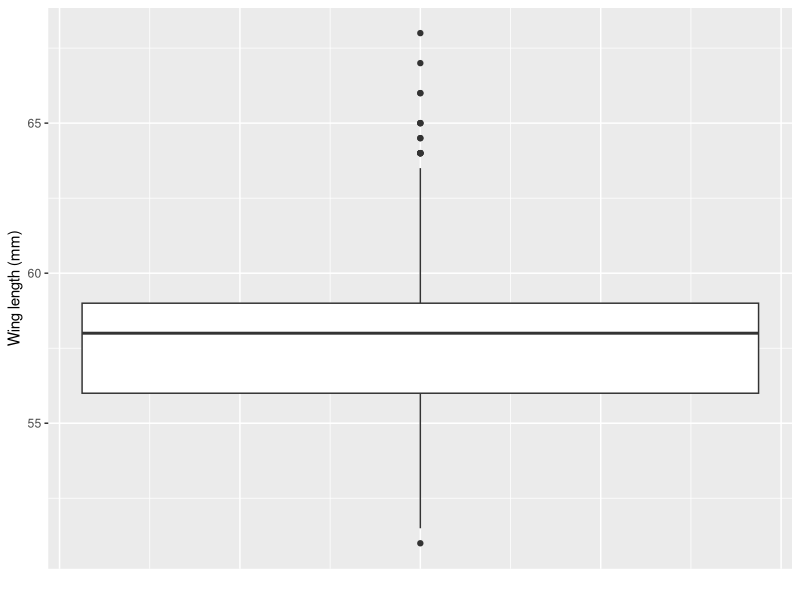
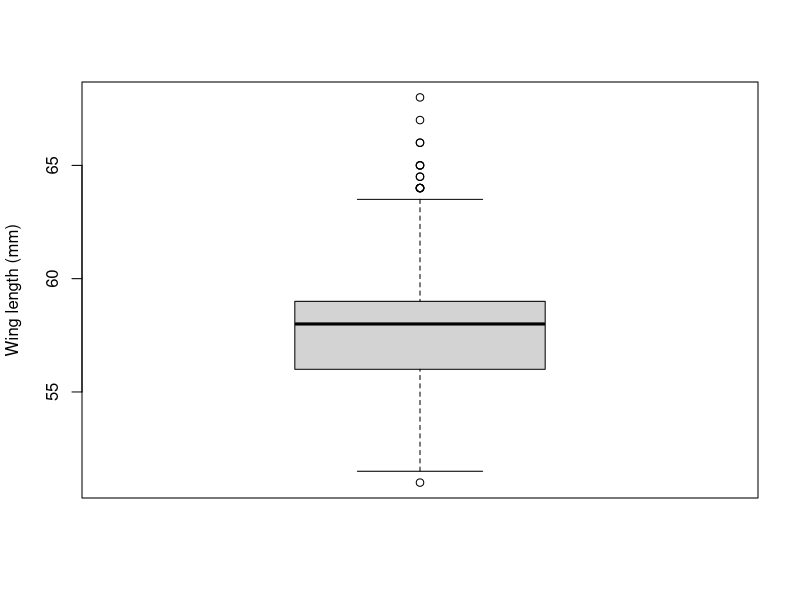
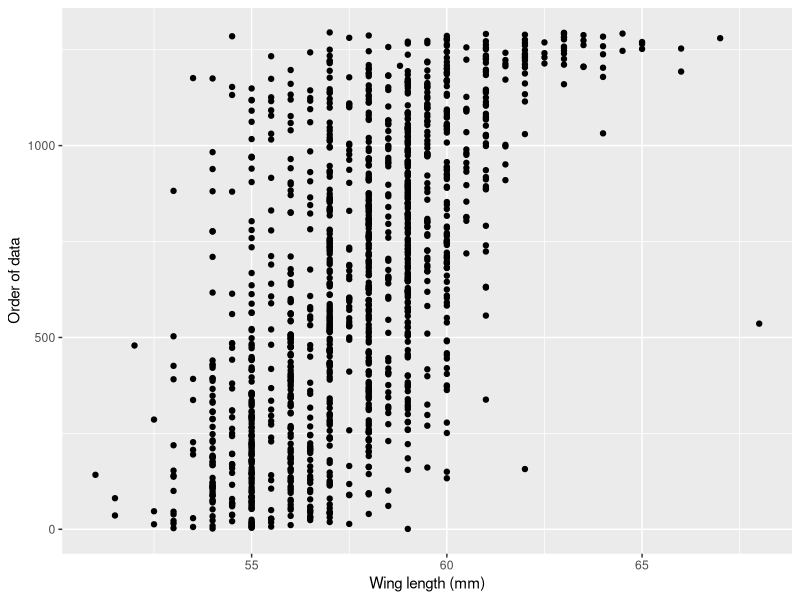
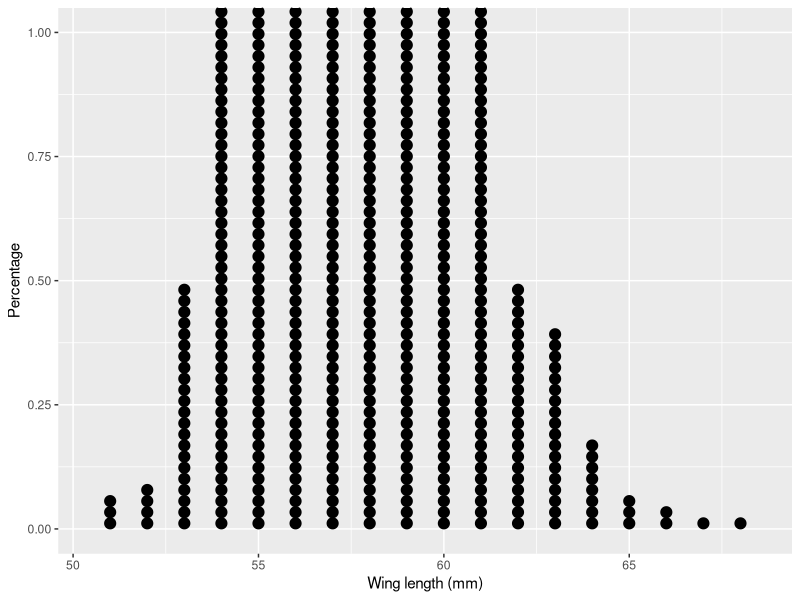
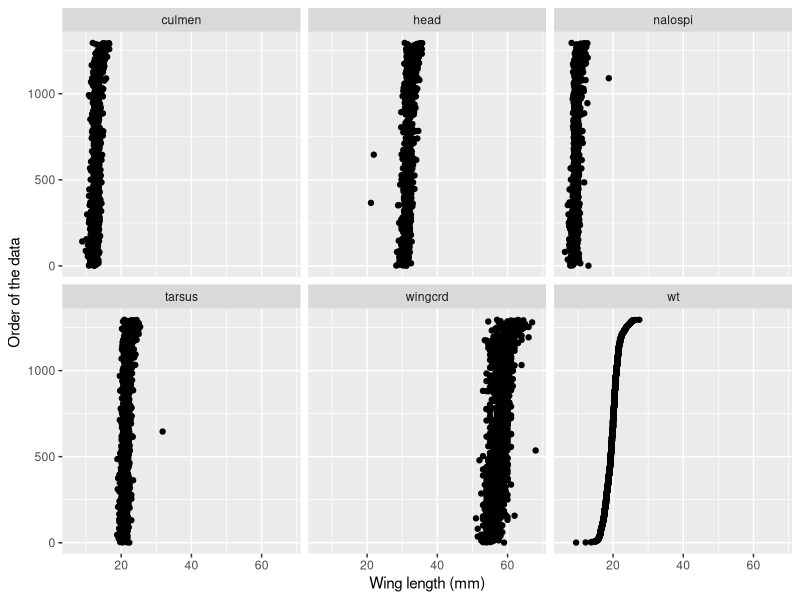
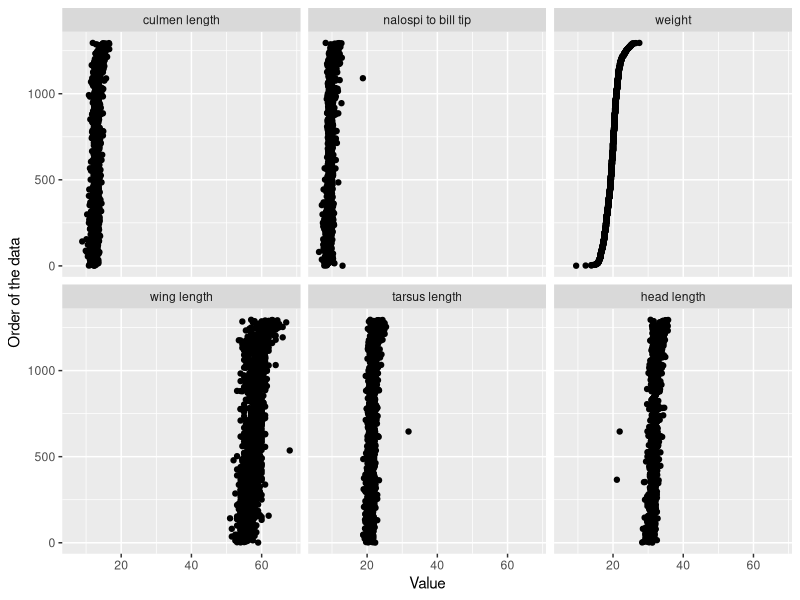
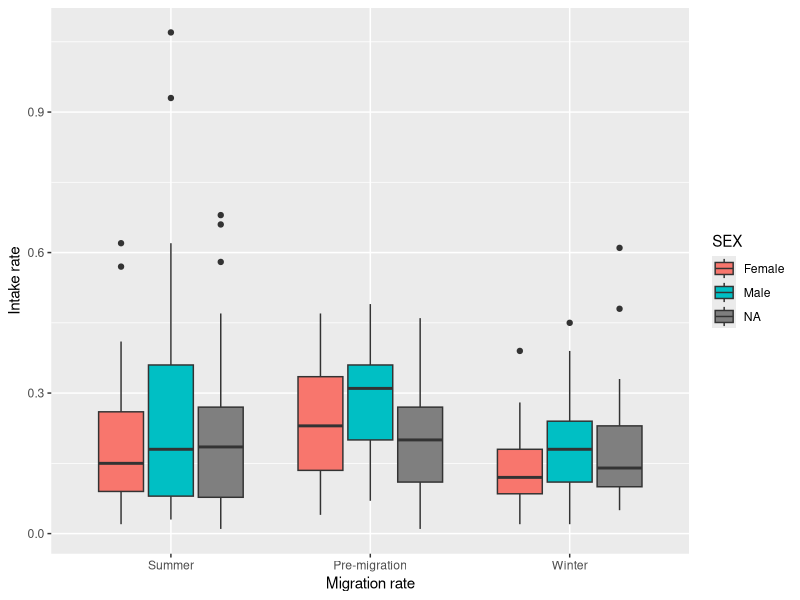
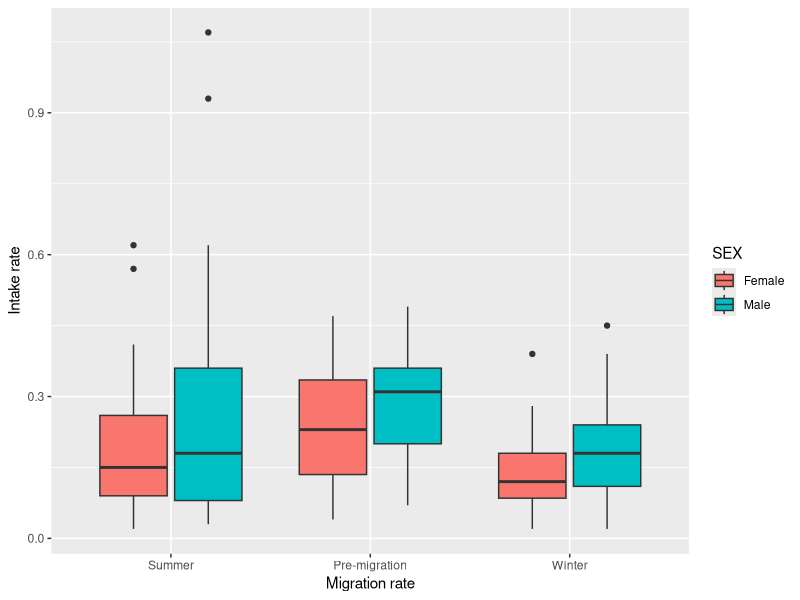

Recreate these plots in R, in order.
## ---- chunk 1
library(knitr)
opts_knit$set(base.dir='./')
opts_chunk$set(prompt=TRUE, comment='', fig.path='figures/')
options(width = 66)
## ---- chunk 2
library(MASS); library(caret); library(GGally); library(car)
library(ggplot2); library(dplyr); library(tidyr)
sparrows <- read.table('SparrowsElphick.txt', header = T)
head(sparrows)
str(sparrows, vec.len = 1)
## ---- chunk 3
summary(sparrows)
## ---- chunk 4
ggplot(sparrows, aes(x = 1, y = wingcrd)) +
  geom_boxplot() +
  xlab('') +
  ylab('Wing length (mm)') +
  theme(axis.ticks.x = element_blank(),
        axis.text.x = element_blank())
## ---- chunk 5
boxplot(sparrows$wingcrd, ylab = 'Wing length (mm)')
## ---- chunk 6
ggplot(sparrows, aes(wingcrd, 1:nrow(sparrows))) +
  geom_point() +
  xlab('Wing length (mm)') +
  ylab('Order of data')
## ---- chunk 7
ggplot(sparrows, aes(wingcrd)) +
  geom_dotplot(method = 'histodot', binwidth = 1, dotsize = .3) +
  xlab('Wing length (mm)') +
  ylab('Percentage')
## ---- chunk 8
sparrows2 <- sparrows %>%
  mutate(order = 1:nrow(sparrows)) %>%
  select(order, wingcrd, tarsus, head, culmen, nalospi, wt)
head(sparrows2)
## ---- chunk 9
sparrows2 <- gather(sparrows2, variable, value, -order)
head(sparrows2)
## ---- chunk 10
ggplot(sparrows2, aes(value, order)) +
  geom_point() +
  facet_wrap(~ variable) +
  xlab('Wing length (mm)') +
  ylab('Order of the data')
## ---- chunk 11
sparrows2$variable <- factor(sparrows2$variable,
                            levels = c('culmen', 'nalospi', 'wt',
                                       'wingcrd', 'tarsus', 'head'),
                            labels = c('culmen length', 'nalospi to bill tip',
                                       'weight', 'wing length',
                                       'tarsus length', 'head length'))
## ---- chunk 12
ggplot(sparrows2, aes(value, order)) +
  geom_point() +
  facet_wrap(~ variable) +
  xlab('Value') +
  ylab('Order of the data')
## ---- chunk 13
godwits <- read.table('Godwits.txt', header = T)
str(godwits)
## ---- chunk 14
godwits <- godwits %>%
  mutate(SEX = factor(SEX, levels = c(1, 2),
                      labels = c('Female', 'Male')),
         PERIOD = factor(PERIOD, levels = c(0, 1, 2),
                         labels = c('Summer', 'Pre-migration', 'Winter')))
## ---- chunk 15
ggplot(godwits, aes(PERIOD, mgconsumed, fill = SEX)) +
  geom_boxplot() +
  xlab('Migration rate') +
  ylab('Intake rate')
## ---- chunk 16
ggplot(na.omit(godwits), aes(PERIOD, mgconsumed, fill = SEX)) +
  geom_boxplot() +
  xlab('Migration rate') +
  ylab('Intake rate')
## ---- chunk 17
ggplot(na.omit(godwits), aes(PERIOD, mgconsumed)) +
  geom_boxplot() +
  facet_wrap(~ SEX) +
  xlab('Migration rate') +
  ylab('Intake rate')
## ---- chunk 18
str(sparrows)
sparrows$Month <- factor(sparrows$Month,
                        levels = c(5, 6, 7, 8, 9, 10),
                        labels = c('May', 'June', 'July', 'August',
                                   'Sep', 'Oct'))
## ---- chunk 19
ggplot(filter(sparrows, Month == 'June' | Month == 'July' | Month == 'August'),
       aes(wt)) +
  geom_histogram(color = 'gray') +
  xlab('Weight (g)') +
  ylab('Frequency')
## ---- chunk 20
ggplot(filter(sparrows, Month == 'June' | Month == 'July' | Month == 'August'),
       aes(wt)) +
  geom_histogram(color = 'gray') +
  facet_wrap(~ Month, ncol = 1) +
  xlab('Weight (g)') +
  ylab('Frequency')
  
## ---- chunk 21
rice_field <- read.table(file='ElphickBirdData.txt', header = T)
## ---- chunk 22
freqs <- table(with(rice_field, round(AREA * AQBIRDS)))
freqs[1:5]
## ---- chunk 23
freqs[1] / nrow(rice_field)
## ---- chunk 24
ggplot(rice_field, aes(round(AREA * AQBIRDS))) +
  geom_histogram(binwidth = 1) +
  xlim(c(-1, 100))
## ---- chunk 25
especies <- rice_field[, 14:62]
abundancia <- colSums(especies > 0, na.rm = T)
especies2 <- especies[, abundancia > 40]
cls <- ncol(especies2)
prop_zeros <- matrix(ncol = cls, nrow = cls)

# Para reproduzir a matriz que gera o gráfico do artigo, o laço de repetição 
# é baseado no objeto especies, mas pela lógica das linhas anteriores
# (que reproduzem as linhas correspondentes do material suplementar),
# acredito que deveria ser o obetjo especies2.
for (i in 1:cls) {
  for (j in 1:cls){
    prop_zeros[i, j] <- sum(especies[, i] == 0 & especies[, j] == 0, na.rm = T)
  }
}

prop_zeros <- prop_zeros / nrow(especies2)
rownames(prop_zeros) <- names(especies2)
colnames(prop_zeros) <- names(especies2)
## ---- chunk 26
library(corrplot)
corrplot(prop_zeros, method = 'pie')
## ---- chunk 27
corrplot(prop_zeros, method = 'pie', type = 'lower')
## ---- chunk 28
sparrows3 <- read.table(file = 'VegSamplesV1.txt', header = T)
## ---- chunk 29
mod1 <- lm(Banded ~ Avgmaxht + Avgdens + ht.thatch + S.patens +
              Distichlis + S.alternifloraShort + S.alternifloraTall +
              Juncus + Bare + Other + Phragmites + Shrub + Tallsedge +
               Water, data = sparrows3)
summary(mod1)
vif(mod1)
cbind(vif(mod1))
## ---- chunk 30
vifs <- sort(vif(mod1), d = T)
while(vifs[1] > 3) {
    form <- paste('Banded', '~', paste0(names(vifs[-1]), collapse = ' + '))
    mod2 <- lm(as.formula(form), sparrows3)
    vifs <- sort(vif(mod2), d = T)
}
summary(mod2)
## ---- chunk 31
mod3 <- stepAIC(mod2, trace = 0)
summary(mod3)
## ---- chunk 32
featurePlot(sparrows3[, names(vifs)], sparrows3$Banded,
            type = c('p', 'smooth'))
## ---- chunk 33
pairs(sparrows[, c(1, 3, 4, 5, 6, 7)])
ggpairs(sparrows[, c(1, 3, 4, 5, 6, 7)])
## ---- chunk 34
sparrows4 <- filter(sparrows, SpeciesCode == 1 & Sex != '0' & wingcrd < 65)
sparrows4$Sex <- factor(sparrows4$Sex, levels = c(4, 5),
                        labels = c('Male', 'Female'))

ggplot(sparrows4, aes(wingcrd, wt)) +
  geom_point() +
  stat_smooth(method = 'lm', se = F) +
  facet_grid(Sex ~ Month)
## ---- chunk 35
waders <- read.table(file = 'wader.txt', header = T)

ggplot(waders, aes(1:25, C.fuscicolis)) +
  geom_line() +
  xlab('Time (2 weeks)') +
  ylab('C. fuscicollis abundance')

ggplot(waders, aes(1:25, L.dominicanus)) +
  geom_line() +
  xlab('Time (2 weeks)') +
  ylab('L. dominicanus abundance')
## ---- chunk 36
acf(waders$C.fuscicolis, main = 'C. fuscicollis ACF')
acf(waders$L.dominicanus, main = 'L. dominicanus ACF')
